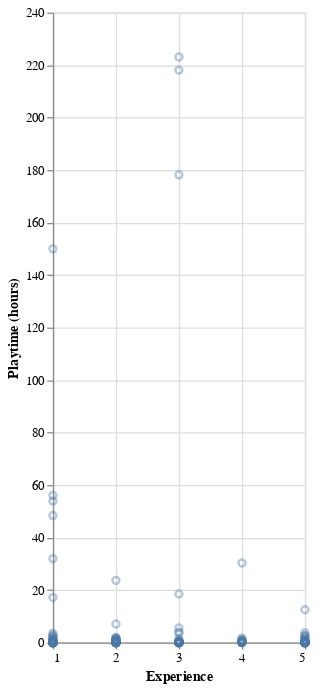
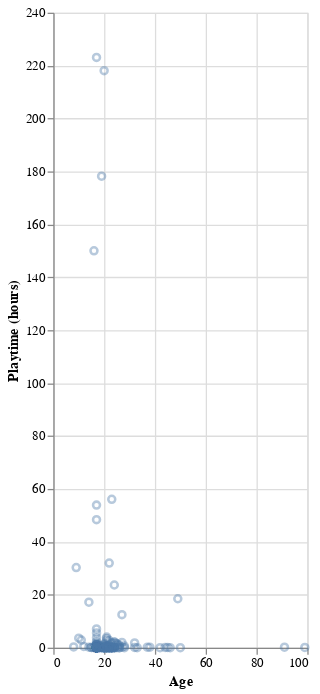

The notebook cell these images were saved under, in order:
### Markdown cell above
**Pairplot linear regression**

### Code cell
#age_prediction_grid = players_filtered[["age"]].agg(["min", "max"])
#age_prediction_grid["predicted"] = lm.predict(age_prediction_grid)

age_scatter1 = alt.Chart(players_filtered).mark_point(opacity=0.4).encode(
    x=alt.X("age").scale(zero=False).title("Age"),
    y=alt.Y("played_hours").title("Playtime (hours)")
).properties(width=200, height=500)

experience_scatter1 = alt.Chart(players_filtered).mark_point(opacity=0.4).encode(
    x=alt.X("experience_num").scale(zero=False).title("Experience"),
    y=alt.Y("played_hours").title("Playtime (hours)")
).properties(width=200, height=500)
#age_plot = age_scatter + alt.Chart(age_prediction_grid).mark_line(color="black").encode(
#    x="age",
#    y="predicted"
#)
age_scatter
display(experience_scatter1, age_scatter1)

### Figure 1 — Vega specification as saved in the notebook (floating-point values rounded to 4 significant figures; data arrays with more than 128 entries replaced by an {"elided": "..."} marker saying what was removed)
{"$schema": "https://vega.github.io/schema/vega/v5.json", "data": [{"name": "source_0", "values": {"elided": "196 records"}}, {"name": "source_0_x_domain_experience_num", "values": [{"min": 1, "max": 5}]}, {"name": "source_0_y_domain_played_hours", "values": [{"min": 0.0, "max": 223.1}]}], "marks": [{"type": "symbol", "name": "marks", "from": {"data": "source_0"}, "encode": {"update": {"y": {"field": "played_hours", "scale": "y"}, "fill": {"value": "transparent"}, "x": {"field": "experience_num", "scale": "x"}, "stroke": {"value": "#4c78a8"}, "opacity": {"value": 0.4}}}, "style": ["point"]}], "scales": [{"name": "x", "type": "linear", "domain": [{"signal": "(data(\"source_0_x_domain_experience_num\")[0] || {}).min"}, {"signal": "(data(\"source_0_x_domain_experience_num\")[0] || {}).max"}], "range": [0, {"signal": "width"}], "nice": true, "zero": false}, {"name": "y", "type": "linear", "domain": [{"signal": "(data(\"source_0_y_domain_played_hours\")[0] || {}).min"}, {"signal": "(data(\"source_0_y_domain_played_hours\")[0] || {}).max"}], "range": [{"signal": "height"}, 0], "nice": true, "zero": true}], "axes": [{"scale": "x", "minExtent": 0, "domain": false, "zindex": 0, "aria": false, "labels": false, "gridScale": "y", "tickCount": {"signal": "ceil(width/40)"}, "ticks": false, "grid": true, "orient": "bottom", "maxExtent": 0}, {"scale": "y", "grid": true, "domain": false, "ticks": false, "tickCount": {"signal": "ceil(height/40)"}, "aria": false, "zindex": 0, "orient": "left", "maxExtent": 0, "gridScale": "x", "labels": false, "minExtent": 0}, {"scale": "x", "labelOverlap": true, "tickCount": {"signal": "ceil(width/40)"}, "zindex": 0, "grid": false, "title": "Experience", "orient": "bottom", "labelFlush": true}, {"scale": "y", "grid": false, "labelOverlap": true, "tickCount": {"signal": "ceil(height/40)"}, "zindex": 0, "orient": "left", "title": "Playtime (hours)"}], "width": 200, "background": "white", "height": 500, "padding": 5, "style": "cell"}

### Figure 2 — Vega specification as saved in the notebook (floating-point values rounded to 4 significant figures; data arrays with more than 128 entries replaced by an {"elided": "..."} marker saying what was removed)
{"$schema": "https://vega.github.io/schema/vega/v5.json", "data": [{"name": "source_0", "values": {"elided": "196 records"}}, {"name": "source_0_x_domain_age", "values": [{"min": 8, "max": 99}]}, {"name": "source_0_y_domain_played_hours", "values": [{"min": 0.0, "max": 223.1}]}], "marks": [{"type": "symbol", "name": "marks", "from": {"data": "source_0"}, "encode": {"update": {"stroke": {"value": "#4c78a8"}, "x": {"field": "age", "scale": "x"}, "y": {"field": "played_hours", "scale": "y"}, "fill": {"value": "transparent"}, "opacity": {"value": 0.4}}}, "style": ["point"]}], "scales": [{"name": "x", "type": "linear", "domain": [{"signal": "(data(\"source_0_x_domain_age\")[0] || {}).min"}, {"signal": "(data(\"source_0_x_domain_age\")[0] || {}).max"}], "range": [0, {"signal": "width"}], "zero": false, "nice": true}, {"name": "y", "type": "linear", "domain": [{"signal": "(data(\"source_0_y_domain_played_hours\")[0] || {}).min"}, {"signal": "(data(\"source_0_y_domain_played_hours\")[0] || {}).max"}], "range": [{"signal": "height"}, 0], "nice": true, "zero": true}], "axes": [{"scale": "x", "domain": false, "orient": "bottom", "tickCount": {"signal": "ceil(width/40)"}, "grid": true, "labels": false, "maxExtent": 0, "ticks": false, "minExtent": 0, "gridScale": "y", "aria": false, "zindex": 0}, {"scale": "y", "aria": false, "orient": "left", "grid": true, "gridScale": "x", "maxExtent": 0, "minExtent": 0, "ticks": false, "labels": false, "zindex": 0, "domain": false, "tickCount": {"signal": "ceil(height/40)"}}, {"scale": "x", "orient": "bottom", "grid": false, "title": "Age", "labelOverlap": true, "tickCount": {"signal": "ceil(width/40)"}, "zindex": 0, "labelFlush": true}, {"scale": "y", "grid": false, "orient": "left", "labelOverlap": true, "tickCount": {"signal": "ceil(height/40)"}, "title": "Playtime (hours)", "zindex": 0}], "height": 500, "padding": 5, "background": "white", "style": "cell", "width": 200}
